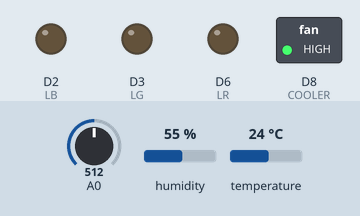
Simulated run of this sketch. Board: Arduino MKR. Parts: switched loads named in the sketch (green lamp = pin HIGH), output pins drawn as LEDs (lit = HIGH). The inputs (shaded band) are chosen by the test bench; at power-on: A0 = 512, humidity 55 %, temperature 24 °C. WiFi joins after 1.5 s; servers stay silent unless stated; uploads are accepted with an empty reply; what the sketch prints to the serial monitor is not drawn.

Above: at 0.1 s.
At 1.1 s:
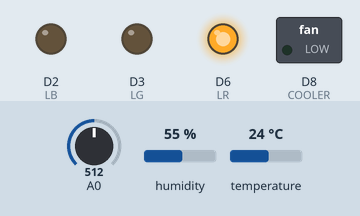
At 2.1 s:
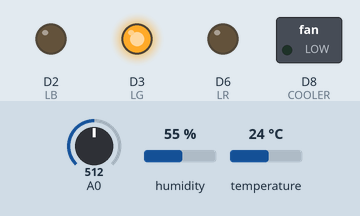
At 3.1 s:
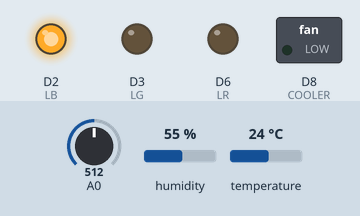
At 4.1 s:
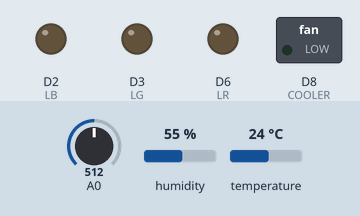
Timing chart, 0 to 5.6 s (numbered marks = the images above):
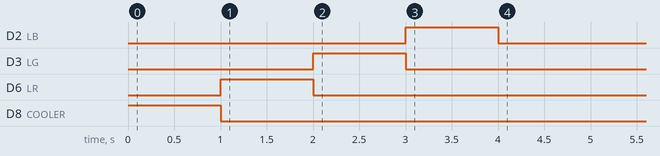

The sketch:

enviar_datos_reales.ino
```cpp
// Tomar datos y enviarlos por WiFi

/////////////////////////////////////////////////////////// WIFI

// Librerias requeridas
#include <SPI.h>
#include <WiFi101.h>

// Variables para la conexión WiFi
char ssid[] = "hotspot";     // Network SSID (name)
char pass[] = "isa20261";    // Network password
int status = WL_IDLE_STATUS; // Network status

void printWifiStatus()
{
  // Muestra el nombre de la red WiFi
  Serial.print("[WIFI]\tConectado a SSID: ");
  Serial.println(WiFi.SSID());

  // Muestra la dirección IP
  IPAddress ip = WiFi.localIP();
  Serial.print("[WIFI]\tDirección IP: ");
  Serial.println(ip);

  // Muestra la intensidad de señal:
  long rssi = WiFi.RSSI();
  Serial.print("[WIFI]\tIntensidad de señal (RSSI): ");
  Serial.print(rssi);
  Serial.println(" dBm");
}

void WiFiInit()
{
  // Le damos tiempo al shield WiFi de iniciar:
  delay(1000);

  // Verificamos la presencia del shield:
  if (WiFi.status() == WL_NO_SHIELD)
  {
    Serial.println("[WIFI]\tShield not present");
    while (true)
      ; // No continuamos
  }

  String fv = WiFi.firmwareVersion();
  if (fv <= "1.1.0")
    Serial.println("[WIFI]\tPor favor actualizar el firmware");

  // Intentando conectarse al WiFi:
  while (status != WL_CONNECTED)
  {
    Serial.print("[WIFI]\tIntento de connexión al SSID: ");
    Serial.println(ssid);
    // Conexión a una red por WPA/WPA2.
    // Cambiar la siguiente linea si usa un WIFI abierto o red WEP:
    status = WiFi.begin(ssid, pass);

    // Esperando 1 segundo para conexión:
    delay(1000);
  }
  // Estamos conectados, mostramos la información de la conexión:
  printWifiStatus();
}

/////////////////////////////////////////////////// SENDING DATA

#include <ArduinoHttpClient.h>

// Constantes
const unsigned long postingInterval = 2 * 1000; // Intervalo mínmo para el envio de datos 2*1000 ms
const unsigned int sensorCount = 3;             // Numero de datos a enviar

// Variables
char *host = "isa.requestcatcher.com"; // No incluir el https://
char *path = "/post";                  // Path
int port = 80;                         // Puerto

WiFiClient wifi;
HttpClient client = HttpClient(wifi, host, port);

String response;
int statusCode = 0;

void POST_send(int sensorCount, char *sensorNames[], float values[])
{
  String contentType = "application/json";
  String postData = "";
  String request = String(path) + "?";
  for (int idx = 0; idx < sensorCount; idx++)
  {
    if (idx != 0)
      request += "&";
    request += sensorNames[idx];
    request += "=";
    request += values[idx];
  }
  client.post(request, contentType, postData);
  statusCode = client.responseStatusCode();
  response = client.responseBody();
  Serial.print("status-code: ");
  Serial.println(statusCode);
}

char *nameArray[] = {"temperature", "humidity", "battery"}; // Nombres de las variables en la nube
float sensorValues[sensorCount];                            // Vector de valores
unsigned long lastConnectionTime = 0;                       // Marca temporal para el ultimo envio de datos

void POST(float T, float H, float B)
{
  sensorValues[0] = T;
  sensorValues[1] = H;
  sensorValues[2] = B;
  if ((millis() - lastConnectionTime) > postingInterval)
  {
    Serial.print("[SEND]\tEnviando datos > ");
    POST_send(sensorCount, nameArray, sensorValues); // REST call
    lastConnectionTime = millis();                   // Actualizamos la marca temporal
  }
}

///////////////////////////////////////////////////////// SENSOR

#include "DHT.h"

#define DHTTYPE DHT11 // Use DHT11 sensor variant
#define SBAT 0        // Battery sensor connected to Arduino analog pin 0
#define DHTPIN 9      // DHT sensor connected to Arduino digital pin 2

const unsigned long tDHTmeas = 200; // Time to measure DHT11 (200 ms)

DHT dht(DHTPIN, DHTTYPE);  // DHT object var
float T = 0, H = 0, B = 0; // Var Environment Temperature (t) as float
unsigned long tiniDHT = 0; // Timing for DHT11 measurements

void readDHT()
{ // Function that reads DHT sensor and also battery level
  if ((millis() - tiniDHT) > tDHTmeas)
  {
    B = analogRead(SBAT) * 9.2 / 1023.0; // Acquire current battery level voltage
    Serial.print("[DATA]\tMedidas : {Battery Voltage: ");
    Serial.print(B);
    T = dht.readTemperature();
    Serial.print(", Temperature: ");
    Serial.print(T);
    H = dht.readHumidity();
    Serial.print(", Humidity: ");
    Serial.print(H);
    Serial.println(" }");
    tiniDHT = millis(); // Reset the timing for measuring DHT11
  }
}

/////////////////////////////////////////////////////// ACTUADOR

#define COOLER 8 // Ventilador en el pin 8
#define LR 6     // LED Rojo   en el pin 6
#define LG 3     // LED Verde  en el pin 3
#define LB 2     // LED Azul   en el pin 2

void verificarActuadores()
{
  pinMode(COOLER, OUTPUT);
  digitalWrite(COOLER, HIGH);
  delay(1000);
  digitalWrite(COOLER, LOW);
  pinMode(LR, OUTPUT);
  digitalWrite(LR, HIGH);
  delay(1000);
  digitalWrite(LR, LOW);
  pinMode(LG, OUTPUT);
  digitalWrite(LG, HIGH);
  delay(1000);
  digitalWrite(LG, LOW);
  pinMode(LB, OUTPUT);
  digitalWrite(LB, HIGH);
  delay(1000);
  digitalWrite(LB, LOW);
}

//////////////////////////////////////////////////////// ARDUINO

void setup()
{

  // Comunicación
  Serial.begin(115200);
  verificarActuadores();
  WiFiInit(); // Iniciando la conexión WIFI
}

void loop()
{
  readDHT();
  POST(T, H, B);
}
```
